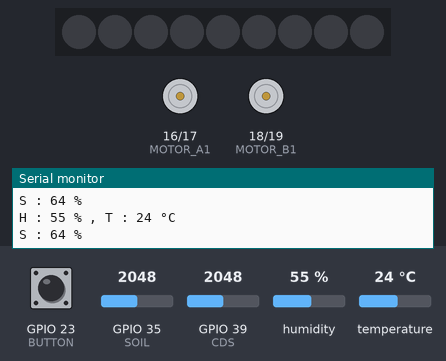
A sketch run on a simulated ESP32. On the bench: 9 RGB LEDs in strip order, left to right, motor-driver pin pairs drawn as motors (green arrow = first pin HIGH = forward, orange = second pin HIGH = backward, longer = more drive), the last lines printed to the serial monitor. The test bench sets the inputs (shaded band); at power-on: GPIO 39 (CDS) = 2048, humidity 55 %, GPIO 35 (SOIL) = 2048, GPIO 23 (BUTTON) LOW, temperature 24 °C. Dim RGB values are drawn brighter than linear.

Above: at 2.8 s.
2.9 s: GPIO 39 (CDS) set to 216
5.6 s: GPIO 39 (CDS) set to 187
At 7.5 s:
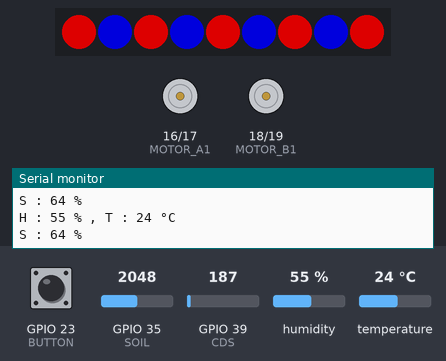
8.3 s: humidity set to 69 %
11.3 s: humidity set to 72 %
At 13.5 s:
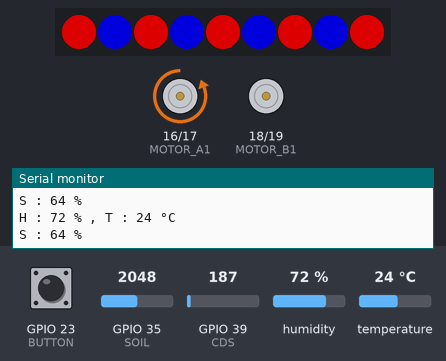
14.0 s: GPIO 35 (SOIL) set to 3078
16.7 s: GPIO 35 (SOIL) set to 3147
At 19.5 s:
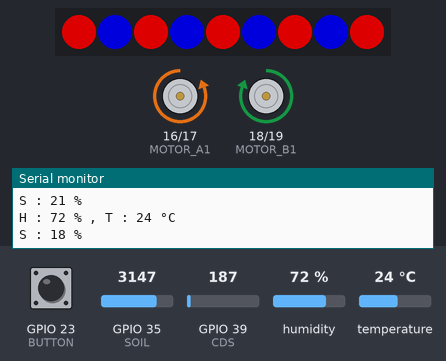
Timing chart, 0 to 20.7 s (numbered marks = the images above; inputs shaded):
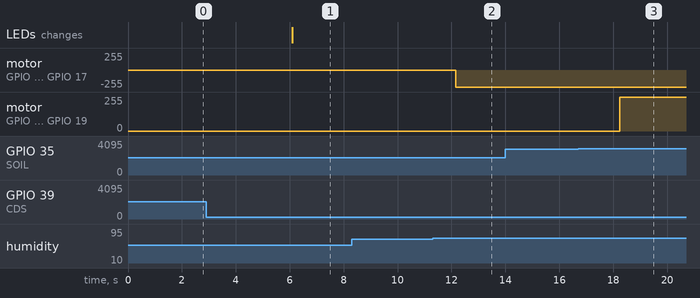

Measured:
- the behaviour switches between 200 and 199 on GPIO 39 (CDS) (found by bisection; images 0 and 1)
- the behaviour switches between 70 and 71 % on humidity (found by bisection; images 1 and 2)
- the behaviour switches between 3120 and 3121 on GPIO 35 (SOIL) (found by bisection; images 2 and 3)
- after the input at 5.6 s, the LEDs: change after 0.50 s (image 1)
- after the input at 11.3 s, motor on GPIO 16 (MOTOR_A1) / GPIO 17 (MOTOR_A2): stopped → backward 255/255 after 0.87 s
- after the input at 16.7 s, motor on GPIO 18 (MOTOR_B1) / GPIO 19 (MOTOR_B2): stopped → forward 255/255 after 1.5 s

The sketch:

03.smart_farm_neopixel.ino
```cpp
#include <DHT.h>
#define DHTTYPE DHT11
#define DHTPIN 25
DHT dht(DHTPIN, DHTTYPE);

#define MOTOR_A1 16 //FAN
#define MOTOR_A2 17 //FAN

// 토양수분관리(2) 추가코드
//**********************************
#define MOTOR_B1 18 //WATER PUMP
#define MOTOR_B2 19 //WATER PUMP
#define SOIL 35
int soil_value;
bool pump_state;
//**********************************


//식물생장관리(3) 추가코드
//**********************************
#include <Adafruit_NeoPixel.h>
#define PIN        26
#define NUMPIXELS  9
Adafruit_NeoPixel pixels(NUMPIXELS, PIN, NEO_GRB + NEO_KHZ800);

#define BUTTON 23
#define CDS 39
bool led_state;
//**********************************


int h, t;
bool fan_state;

void setup() {
  Serial.begin(9600);
  pinMode(MOTOR_A1, OUTPUT);
  pinMode(MOTOR_A2, OUTPUT);

  dht.begin();

  // 토양수분관리(2) 추가코드
  //**********************************
  pinMode(MOTOR_B1, OUTPUT);
  pinMode(MOTOR_B2, OUTPUT);
  //**********************************

  //식물생장관리(3) 추가코드
  //**********************************
  pinMode(BUTTON, INPUT);
  pixels.begin();
  //**********************************

}


void loop() {
  dhtControl();
  fanControl();

  // 토양수분관리(2) 추가코드
  //**********************************
  soilControl();
  pumpContorl();
  //**********************************

  //식물생장관리(3) 추가코드
  //**********************************
  farmLedControl();
  //**********************************

  delay(2000); // 2초 딜레이
}

//식물생장관리(3) 추가코드
//**********************************
void farmLedControl(){
  if(digitalRead(BUTTON)){
    led_state = !led_state;
    delay(100);
  }

  if(analogRead(CDS) < 200){
    led_state = true;
  }

  if(led_state){
    for(int i=0; i<NUMPIXELS; i++) {
      if(i%2 == 0){
        pixels.setPixelColor(i, pixels.Color(150, 0, 0));
      }else{
        pixels.setPixelColor(i, pixels.Color(0, 0, 150));
      }
    }
  }else{
    pixels.clear();
  }
  pixels.show();
}
//**********************************


// 토양수분관리(2) 추가코드
//**********************************
void soilControl(){
  soil_value = map(analogRead(SOIL), 3600, 1200, 0, 100);
  Serial.print("S : ");
  Serial.print(soil_value);
  Serial.println(" %");
  if(soil_value < 20){
    pump_state = true;
  }else{
    pump_state = false;
  }
}

void pumpContorl(){
  if(pump_state){
    water_pump_on();
  }else{
    water_pump_stop();
  }
}
//**********************************


void dhtControl(){
  h = dht.readHumidity();
  t = dht.readTemperature();
  Serial.print("H : ");
  Serial.print(h);
  Serial.print(" % , ");
  Serial.print("T : ");
  Serial.print(t);
  Serial.println(" °C");
  if(h > 70){
    fan_state = true;
  }else{
    fan_state = false;
  }
}

void fanControl(){
  if(fan_state){
    fan_on();
  }else{
    fan_off();
  }
}

void fan_on(){
  digitalWrite(MOTOR_A1, LOW);
  digitalWrite(MOTOR_A2, HIGH);
}

void fan_off(){
  digitalWrite(MOTOR_A1, LOW);
  digitalWrite(MOTOR_A2, LOW);
}

// 토양수분관리(2) 추가코드
//**********************************
void water_pump_on(){
  digitalWrite(MOTOR_B1, HIGH);
  digitalWrite(MOTOR_B2, LOW);
}

void water_pump_stop(){
  digitalWrite(MOTOR_B1, LOW);
  digitalWrite(MOTOR_B2, LOW);
}
//********************************** 
```
